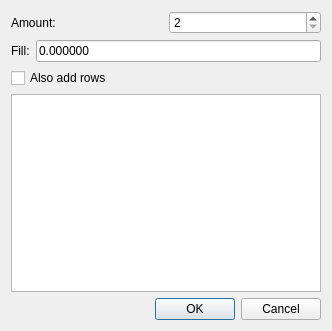
<?xml version="1.0" encoding="UTF-8"?>
<ui version="4.0">
 <class>MulColDlg</class>
 <widget class="QDialog" name="MulColDlg">
  <property name="geometry">
   <rect>
    <x>0</x>
    <y>0</y>
    <width>332</width>
    <height>331</height>
   </rect>
  </property>
  <property name="maximumSize">
   <size>
    <width>456</width>
    <height>374</height>
   </size>
  </property>
  <property name="windowTitle">
   <string>Dialog</string>
  </property>
  <layout class="QVBoxLayout" name="verticalLayout">
   <item>
    <layout class="QHBoxLayout" name="horizontalLayout">
     <item>
      <widget class="QLabel" name="label">
       <property name="text">
        <string>Amount:</string>
       </property>
      </widget>
     </item>
     <item>
      <widget class="QSpinBox" name="spbCount">
       <property name="minimum">
        <number>2</number>
       </property>
       <property name="maximum">
        <number>99999</number>
       </property>
       <property name="value">
        <number>2</number>
       </property>
      </widget>
     </item>
    </layout>
   </item>
   <item>
    <layout class="QHBoxLayout" name="horizontalLayout_2">
     <item>
      <widget class="QLabel" name="label_2">
       <property name="text">
        <string>Fill:</string>
       </property>
      </widget>
     </item>
     <item>
      <widget class="QLineEdit" name="edtFill">
       <property name="text">
        <string>0.000000</string>
       </property>
      </widget>
     </item>
    </layout>
   </item>
   <item>
    <widget class="QCheckBox" name="chkAddRows">
     <property name="text">
      <string>Also add rows</string>
     </property>
    </widget>
   </item>
   <item>
    <widget class="QTextEdit" name="redtSee">
     <property name="readOnly">
      <bool>true</bool>
     </property>
     <property name="acceptRichText">
      <bool>false</bool>
     </property>
    </widget>
   </item>
   <item>
    <widget class="QDialogButtonBox" name="buttonBox">
     <property name="orientation">
      <enum>Qt::Horizontal</enum>
     </property>
     <property name="standardButtons">
      <set>QDialogButtonBox::Cancel|QDialogButtonBox::Ok</set>
     </property>
    </widget>
   </item>
  </layout>
 </widget>
 <resources/>
 <connections>
  <connection>
   <sender>buttonBox</sender>
   <signal>accepted()</signal>
   <receiver>MulColDlg</receiver>
   <slot>accept()</slot>
   <hints>
    <hint type="sourcelabel">
     <x>248</x>
     <y>254</y>
    </hint>
    <hint type="destinationlabel">
     <x>157</x>
     <y>274</y>
    </hint>
   </hints>
  </connection>
  <connection>
   <sender>buttonBox</sender>
   <signal>rejected()</signal>
   <receiver>MulColDlg</receiver>
   <slot>reject()</slot>
   <hints>
    <hint type="sourcelabel">
     <x>316</x>
     <y>260</y>
    </hint>
    <hint type="destinationlabel">
     <x>286</x>
     <y>274</y>
    </hint>
   </hints>
  </connection>
 </connections>
</ui>
